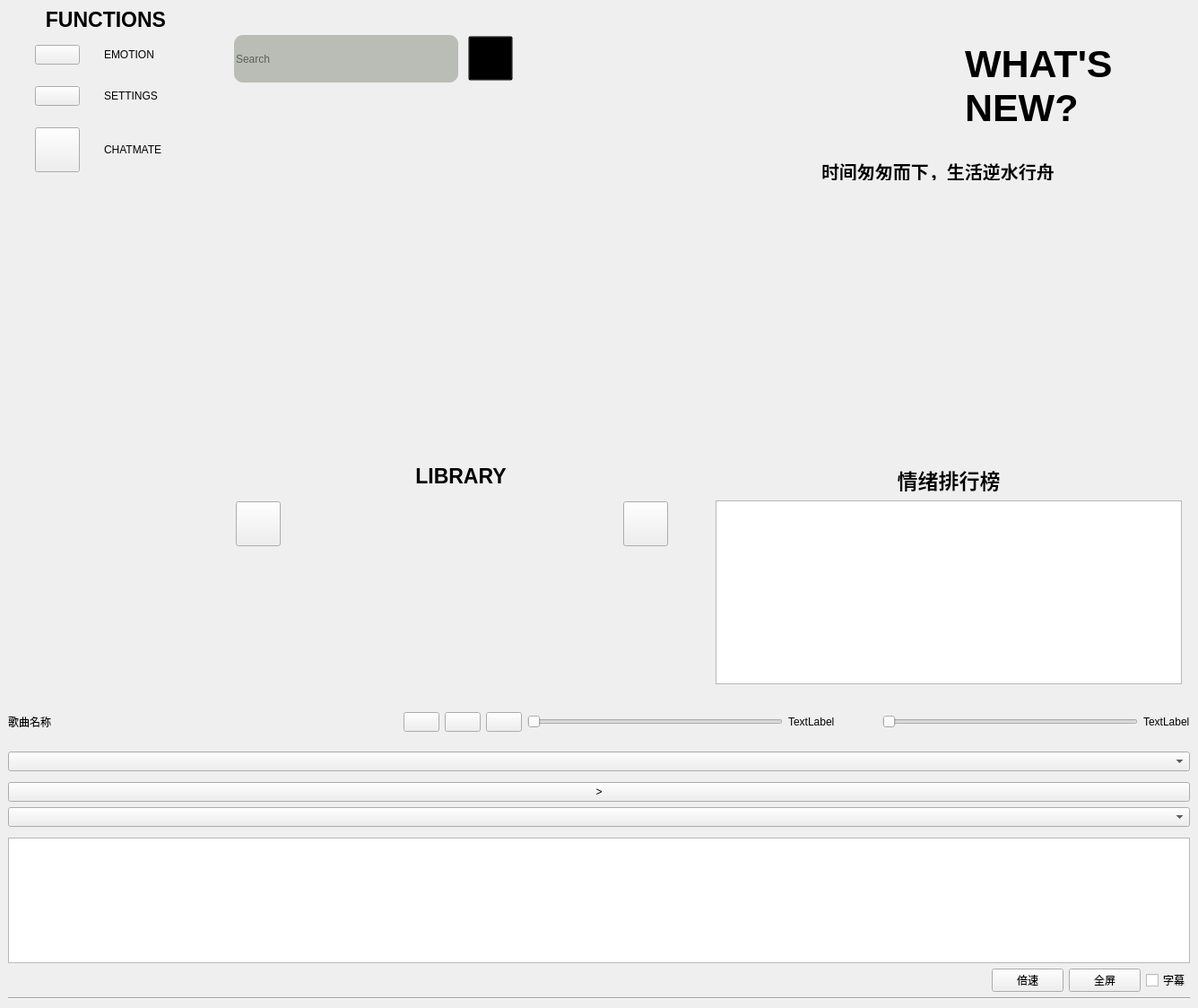
<?xml version="1.0" encoding="UTF-8"?>
<ui version="4.0">
 <class>MainWindow</class>
 <widget class="QMainWindow" name="MainWindow">
  <property name="geometry">
   <rect>
    <x>0</x>
    <y>0</y>
    <width>1336</width>
    <height>1124</height>
   </rect>
  </property>
  <property name="windowTitle">
   <string>MainWindow</string>
  </property>
  <property name="styleSheet">
   <string notr="true"/>
  </property>
  <widget class="QWidget" name="centralwidget">
   <property name="styleSheet">
    <string notr="true">#centralwidget{
border-radius:30px;
}</string>
   </property>
   <layout class="QVBoxLayout" name="verticalLayout_8">
    <property name="spacing">
     <number>0</number>
    </property>
    <property name="leftMargin">
     <number>0</number>
    </property>
    <property name="topMargin">
     <number>0</number>
    </property>
    <property name="rightMargin">
     <number>0</number>
    </property>
    <property name="bottomMargin">
     <number>0</number>
    </property>
    <item>
     <widget class="QWidget" name="mainUpperWidget" native="true">
      <property name="styleSheet">
       <string notr="true">#mainUpperWidget{
border-top-right-radius:30px;
}</string>
      </property>
      <layout class="QHBoxLayout" name="horizontalLayout_8">
       <property name="spacing">
        <number>0</number>
       </property>
       <property name="leftMargin">
        <number>0</number>
       </property>
       <property name="topMargin">
        <number>0</number>
       </property>
       <property name="rightMargin">
        <number>0</number>
       </property>
       <property name="bottomMargin">
        <number>0</number>
       </property>
       <item>
        <widget class="QWidget" name="funcWidget" native="true">
         <layout class="QVBoxLayout" name="verticalLayout">
          <item>
           <widget class="QLabel" name="FuncLabel">
            <property name="font">
             <font>
              <pointsize>17</pointsize>
              <bold>true</bold>
             </font>
            </property>
            <property name="text">
             <string>FUNCTIONS</string>
            </property>
            <property name="alignment">
             <set>Qt::AlignCenter</set>
            </property>
           </widget>
          </item>
          <item>
           <widget class="QWidget" name="emo_Widget" native="true">
            <layout class="QHBoxLayout" name="horizontalLayout">
             <item>
              <widget class="QPushButton" name="btn_emotion">
               <property name="maximumSize">
                <size>
                 <width>50</width>
                 <height>50</height>
                </size>
               </property>
               <property name="styleSheet">
                <string notr="true"/>
               </property>
               <property name="text">
                <string/>
               </property>
               <property name="icon">
                <iconset resource="qic.qrc">
                 <normaloff>:/qic/svg/emotion.svg</normaloff>:/qic/svg/emotion.svg</iconset>
               </property>
               <property name="iconSize">
                <size>
                 <width>50</width>
                 <height>50</height>
                </size>
               </property>
              </widget>
             </item>
             <item>
              <widget class="QLabel" name="emo_Label">
               <property name="maximumSize">
                <size>
                 <width>80</width>
                 <height>16777215</height>
                </size>
               </property>
               <property name="text">
                <string>EMOTION</string>
               </property>
              </widget>
             </item>
            </layout>
           </widget>
          </item>
          <item>
           <widget class="QWidget" name="Setting_Widget" native="true">
            <layout class="QHBoxLayout" name="horizontalLayout_2">
             <item>
              <widget class="QPushButton" name="btn_setting">
               <property name="maximumSize">
                <size>
                 <width>50</width>
                 <height>50</height>
                </size>
               </property>
               <property name="styleSheet">
                <string notr="true"/>
               </property>
               <property name="text">
                <string/>
               </property>
               <property name="icon">
                <iconset resource="qic.qrc">
                 <normaloff>:/qic/images/setting_Light.svg</normaloff>:/qic/images/setting_Light.svg</iconset>
               </property>
               <property name="iconSize">
                <size>
                 <width>50</width>
                 <height>50</height>
                </size>
               </property>
              </widget>
             </item>
             <item>
              <widget class="QLabel" name="setting_Label">
               <property name="maximumSize">
                <size>
                 <width>80</width>
                 <height>16777215</height>
                </size>
               </property>
               <property name="text">
                <string>SETTINGS</string>
               </property>
              </widget>
             </item>
            </layout>
           </widget>
          </item>
          <item>
           <widget class="QWidget" name="chat_Widget" native="true">
            <layout class="QHBoxLayout" name="horizontalLayout_9">
             <item>
              <widget class="QPushButton" name="btn_chat">
               <property name="minimumSize">
                <size>
                 <width>50</width>
                 <height>50</height>
                </size>
               </property>
               <property name="maximumSize">
                <size>
                 <width>50</width>
                 <height>50</height>
                </size>
               </property>
               <property name="styleSheet">
                <string notr="true"/>
               </property>
               <property name="text">
                <string/>
               </property>
               <property name="icon">
                <iconset resource="qic.qrc">
                 <normaloff>:/qic/svg/Smile.svg</normaloff>:/qic/svg/Smile.svg</iconset>
               </property>
               <property name="iconSize">
                <size>
                 <width>50</width>
                 <height>50</height>
                </size>
               </property>
              </widget>
             </item>
             <item>
              <widget class="QLabel" name="chat_Label">
               <property name="maximumSize">
                <size>
                 <width>80</width>
                 <height>16777215</height>
                </size>
               </property>
               <property name="text">
                <string>CHATMATE</string>
               </property>
              </widget>
             </item>
            </layout>
           </widget>
          </item>
          <item>
           <spacer name="verticalSpacer">
            <property name="orientation">
             <enum>Qt::Vertical</enum>
            </property>
            <property name="sizeHint" stdset="0">
             <size>
              <width>20</width>
              <height>40</height>
             </size>
            </property>
           </spacer>
          </item>
         </layout>
        </widget>
       </item>
       <item>
        <widget class="QWidget" name="RU_Widget" native="true">
         <property name="maximumSize">
          <size>
           <width>1100</width>
           <height>1100</height>
          </size>
         </property>
         <property name="styleSheet">
          <string notr="true">#RU_Widget{
border-top-right-radius:30px;
}</string>
         </property>
         <layout class="QVBoxLayout" name="verticalLayout_6">
          <property name="spacing">
           <number>0</number>
          </property>
          <property name="leftMargin">
           <number>0</number>
          </property>
          <property name="topMargin">
           <number>0</number>
          </property>
          <property name="rightMargin">
           <number>0</number>
          </property>
          <property name="bottomMargin">
           <number>0</number>
          </property>
          <item>
           <widget class="QStackedWidget" name="RU_stackedWidget">
            <property name="sizePolicy">
             <sizepolicy hsizetype="Preferred" vsizetype="Expanding">
              <horstretch>0</horstretch>
              <verstretch>0</verstretch>
             </sizepolicy>
            </property>
            <property name="minimumSize">
             <size>
              <width>0</width>
              <height>500</height>
             </size>
            </property>
            <property name="maximumSize">
             <size>
              <width>1100</width>
              <height>500</height>
             </size>
            </property>
            <property name="font">
             <font>
              <bold>false</bold>
             </font>
            </property>
            <property name="styleSheet">
             <string notr="true">#Mainpage{
			background:url(:/qic/images/action-3195378 1.png);
border-top-right-radius:30px;

}</string>
            </property>
            <property name="currentIndex">
             <number>0</number>
            </property>
            <widget class="QWidget" name="Mainpage">
             <widget class="QWidget" name="searchWidget" native="true">
              <property name="geometry">
               <rect>
                <x>20</x>
                <y>30</y>
                <width>321</width>
                <height>71</height>
               </rect>
              </property>
              <layout class="QHBoxLayout" name="horizontalLayout_5">
               <item>
                <widget class="QLineEdit" name="search_box">
                 <property name="minimumSize">
                  <size>
                   <width>200</width>
                   <height>53</height>
                  </size>
                 </property>
                 <property name="maximumSize">
                  <size>
                   <width>250</width>
                   <height>53</height>
                  </size>
                 </property>
                 <property name="whatsThis">
                  <string>&lt;html&gt;&lt;head/&gt;&lt;body&gt;&lt;p&gt;&amp;quot;搜索历史记录&amp;quot;&lt;/p&gt;&lt;/body&gt;&lt;/html&gt;</string>
                 </property>
                 <property name="styleSheet">
                  <string notr="true">#search_box{
		border-radius:10px;
		background-color:rgb(186, 189, 182);
}</string>
                 </property>
                 <property name="placeholderText">
                  <string>Search</string>
                 </property>
                </widget>
               </item>
               <item>
                <widget class="QPushButton" name="search_but">
                 <property name="minimumSize">
                  <size>
                   <width>50</width>
                   <height>44</height>
                  </size>
                 </property>
                 <property name="maximumSize">
                  <size>
                   <width>50</width>
                   <height>50</height>
                  </size>
                 </property>
                 <property name="styleSheet">
                  <string notr="true">#search_but{
background-color:transparent;
}</string>
                 </property>
                 <property name="text">
                  <string/>
                 </property>
                 <property name="icon">
                  <iconset resource="qic.qrc">
                   <normaloff>:/qic/images/search.png</normaloff>:/qic/images/search.png</iconset>
                 </property>
                 <property name="iconSize">
                  <size>
                   <width>50</width>
                   <height>50</height>
                  </size>
                 </property>
                </widget>
               </item>
              </layout>
             </widget>
             <widget class="QLabel" name="CoolTitle">
              <property name="geometry">
               <rect>
                <x>840</x>
                <y>30</y>
                <width>171</width>
                <height>131</height>
               </rect>
              </property>
              <property name="font">
               <font>
                <pointsize>32</pointsize>
                <bold>true</bold>
               </font>
              </property>
              <property name="text">
               <string>WHAT'S NEW?</string>
              </property>
              <property name="wordWrap">
               <bool>true</bool>
              </property>
             </widget>
             <widget class="QLabel" name="label_4">
              <property name="geometry">
               <rect>
                <x>680</x>
                <y>180</y>
                <width>281</width>
                <height>21</height>
               </rect>
              </property>
              <property name="font">
               <font>
                <pointsize>15</pointsize>
                <bold>true</bold>
               </font>
              </property>
              <property name="text">
               <string>时间匆匆而下，生活逆水行舟</string>
              </property>
             </widget>
            </widget>
            <widget class="QWidget" name="Search_resPage">
             <property name="styleSheet">
              <string notr="true">#Search_resPage{
border-top-right-radius:30px;
}</string>
             </property>
             <layout class="QVBoxLayout" name="verticalLayout_3">
              <item>
               <widget class="QWidget" name="researchWidget" native="true">
                <layout class="QHBoxLayout" name="horizontalLayout_6">
                 <item>
                  <widget class="QLineEdit" name="research_box">
                   <property name="minimumSize">
                    <size>
                     <width>250</width>
                     <height>0</height>
                    </size>
                   </property>
                   <property name="maximumSize">
                    <size>
                     <width>250</width>
                     <height>53</height>
                    </size>
                   </property>
                   <property name="whatsThis">
                    <string>&lt;html&gt;&lt;head/&gt;&lt;body&gt;&lt;p&gt;&amp;quot;搜索历史记录&amp;quot;&lt;/p&gt;&lt;/body&gt;&lt;/html&gt;</string>
                   </property>
                   <property name="styleSheet">
                    <string notr="true">#research_box{
		border-radius:10px;
		background-color:rgb(186, 189, 182);
}</string>
                   </property>
                   <property name="placeholderText">
                    <string>Search</string>
                   </property>
                  </widget>
                 </item>
                 <item>
                  <widget class="QPushButton" name="research_but">
                   <property name="minimumSize">
                    <size>
                     <width>50</width>
                     <height>44</height>
                    </size>
                   </property>
                   <property name="maximumSize">
                    <size>
                     <width>50</width>
                     <height>50</height>
                    </size>
                   </property>
                   <property name="styleSheet">
                    <string notr="true">#search_but{
background-color:transparent;
}</string>
                   </property>
                   <property name="text">
                    <string/>
                   </property>
                   <property name="icon">
                    <iconset resource="qic.qrc">
                     <normaloff>:/qic/images/search.png</normaloff>:/qic/images/search.png</iconset>
                   </property>
                   <property name="iconSize">
                    <size>
                     <width>50</width>
                     <height>50</height>
                    </size>
                   </property>
                  </widget>
                 </item>
                 <item>
                  <spacer name="horizontalSpacer">
                   <property name="orientation">
                    <enum>Qt::Horizontal</enum>
                   </property>
                   <property name="sizeHint" stdset="0">
                    <size>
                     <width>40</width>
                     <height>20</height>
                    </size>
                   </property>
                  </spacer>
                 </item>
                </layout>
               </widget>
              </item>
              <item>
               <widget class="QLabel" name="label_3">
                <property name="font">
                 <font>
                  <pointsize>15</pointsize>
                 </font>
                </property>
                <property name="text">
                 <string>搜索结果</string>
                </property>
               </widget>
              </item>
              <item>
               <widget class="QListWidget" name="listWidget">
                <property name="styleSheet">
                 <string notr="true">background: transparent
</string>
                </property>
               </widget>
              </item>
             </layout>
            </widget>
           </widget>
          </item>
          <item>
           <widget class="QWidget" name="widget_3" native="true">
            <layout class="QHBoxLayout" name="horizontalLayout_7">
             <item>
              <widget class="QWidget" name="right_widget" native="true">
               <property name="autoFillBackground">
                <bool>false</bool>
               </property>
               <property name="styleSheet">
                <string notr="true"/>
               </property>
               <layout class="QVBoxLayout" name="verticalLayout_4">
                <item>
                 <widget class="QLabel" name="LIBRARY_label">
                  <property name="font">
                   <font>
                    <pointsize>17</pointsize>
                    <bold>true</bold>
                   </font>
                  </property>
                  <property name="text">
                   <string>LIBRARY</string>
                  </property>
                  <property name="alignment">
                   <set>Qt::AlignCenter</set>
                  </property>
                 </widget>
                </item>
                <item>
                 <widget class="QWidget" name="widget" native="true">
                  <layout class="QHBoxLayout" name="horizontalLayout_11">
                   <item>
                    <layout class="QHBoxLayout" name="horizontalLayout_10">
                     <item>
                      <widget class="QPushButton" name="btn_open_folder">
                       <property name="minimumSize">
                        <size>
                         <width>50</width>
                         <height>50</height>
                        </size>
                       </property>
                       <property name="styleSheet">
                        <string notr="true"/>
                       </property>
                       <property name="text">
                        <string/>
                       </property>
                       <property name="icon">
                        <iconset>
                         <normaloff>:/qic/images/上传文件.png</normaloff>:/qic/images/上传文件.png</iconset>
                       </property>
                      </widget>
                     </item>
                     <item>
                      <spacer name="horizontalSpacer_3">
                       <property name="orientation">
                        <enum>Qt::Horizontal</enum>
                       </property>
                       <property name="sizeHint" stdset="0">
                        <size>
                         <width>40</width>
                         <height>20</height>
                        </size>
                       </property>
                      </spacer>
                     </item>
                    </layout>
                   </item>
                   <item>
                    <widget class="QPushButton" name="pushButton">
                     <property name="minimumSize">
                      <size>
                       <width>50</width>
                       <height>50</height>
                      </size>
                     </property>
                     <property name="text">
                      <string/>
                     </property>
                     <property name="icon">
                      <iconset>
                       <normaloff>:/qic/images/清空列表.png</normaloff>:/qic/images/清空列表.png</iconset>
                     </property>
                    </widget>
                   </item>
                   <item>
                    <spacer name="verticalSpacer_2">
                     <property name="orientation">
                      <enum>Qt::Vertical</enum>
                     </property>
                     <property name="sizeHint" stdset="0">
                      <size>
                       <width>20</width>
                       <height>23</height>
                      </size>
                     </property>
                    </spacer>
                   </item>
                  </layout>
                 </widget>
                </item>
                <item>
                 <widget class="QListWidget" name="listWidget_2">
                  <property name="styleSheet">
                   <string notr="true">background: transparent
</string>
                  </property>
                 </widget>
                </item>
               </layout>
              </widget>
             </item>
             <item>
              <widget class="QWidget" name="widget_2" native="true">
               <layout class="QVBoxLayout" name="verticalLayout_7">
                <item>
                 <widget class="QLabel" name="EMO_label">
                  <property name="font">
                   <font>
                    <pointsize>17</pointsize>
                    <bold>true</bold>
                   </font>
                  </property>
                  <property name="text">
                   <string>情绪排行榜</string>
                  </property>
                  <property name="alignment">
                   <set>Qt::AlignCenter</set>
                  </property>
                 </widget>
                </item>
                <item>
                 <widget class="QListWidget" name="emo_listwidget"/>
                </item>
               </layout>
              </widget>
             </item>
            </layout>
           </widget>
          </item>
         </layout>
        </widget>
       </item>
      </layout>
     </widget>
    </item>
    <item>
     <widget class="QWidget" name="cntWidget" native="true">
      <layout class="QHBoxLayout" name="horizontalLayout_4">
       <item>
        <widget class="QLabel" name="label_title">
         <property name="styleSheet">
          <string notr="true">min-width:150px;
max-width:200px;</string>
         </property>
         <property name="text">
          <string>歌曲名称</string>
         </property>
        </widget>
       </item>
       <item>
        <spacer name="horizontalSpacer_2">
         <property name="orientation">
          <enum>Qt::Horizontal</enum>
         </property>
         <property name="sizeHint" stdset="0">
          <size>
           <width>40</width>
           <height>20</height>
          </size>
         </property>
        </spacer>
       </item>
       <item>
        <widget class="QPushButton" name="btn_prev">
         <property name="styleSheet">
          <string notr="true"/>
         </property>
         <property name="text">
          <string/>
         </property>
         <property name="icon">
          <iconset resource="qic.qrc">
           <normaloff>:/qic/svg/prev.svg</normaloff>:/qic/svg/prev.svg</iconset>
         </property>
         <property name="iconSize">
          <size>
           <width>20</width>
           <height>20</height>
          </size>
         </property>
        </widget>
       </item>
       <item>
        <widget class="QPushButton" name="btn_pause_keep">
         <property name="styleSheet">
          <string notr="true"/>
         </property>
         <property name="text">
          <string/>
         </property>
         <property name="icon">
          <iconset resource="qic.qrc">
           <normaloff>:/qic/svg/pause.svg</normaloff>:/qic/svg/pause.svg</iconset>
         </property>
         <property name="iconSize">
          <size>
           <width>20</width>
           <height>20</height>
          </size>
         </property>
        </widget>
       </item>
       <item>
        <widget class="QPushButton" name="btn_next">
         <property name="styleSheet">
          <string notr="true"/>
         </property>
         <property name="text">
          <string/>
         </property>
         <property name="icon">
          <iconset resource="qic.qrc">
           <normaloff>:/qic/svg/next.svg</normaloff>:/qic/svg/next.svg</iconset>
         </property>
         <property name="iconSize">
          <size>
           <width>20</width>
           <height>20</height>
          </size>
         </property>
         <property name="autoDefault">
          <bool>false</bool>
         </property>
        </widget>
       </item>
       <item>
        <widget class="QSlider" name="horizontalSlider_2">
         <property name="maximum">
          <number>100</number>
         </property>
         <property name="orientation">
          <enum>Qt::Horizontal</enum>
         </property>
        </widget>
       </item>
       <item>
        <widget class="QLabel" name="label_progress">
         <property name="minimumSize">
          <size>
           <width>63</width>
           <height>0</height>
          </size>
         </property>
         <property name="text">
          <string>TextLabel</string>
         </property>
        </widget>
       </item>
       <item>
        <widget class="QLabel" name="label">
         <property name="minimumSize">
          <size>
           <width>30</width>
           <height>30</height>
          </size>
         </property>
         <property name="styleSheet">
          <string notr="true">border-image: url(:/qic/svg/voice_open.svg);</string>
         </property>
         <property name="text">
          <string/>
         </property>
        </widget>
       </item>
       <item>
        <widget class="QSlider" name="horizontalSlider">
         <property name="minimumSize">
          <size>
           <width>100</width>
           <height>0</height>
          </size>
         </property>
         <property name="maximum">
          <number>100</number>
         </property>
         <property name="orientation">
          <enum>Qt::Horizontal</enum>
         </property>
        </widget>
       </item>
       <item>
        <widget class="QLabel" name="label_2">
         <property name="text">
          <string>TextLabel</string>
         </property>
        </widget>
       </item>
      </layout>
     </widget>
    </item>
    <item>
     <widget class="QWidget" name="unused" native="true">
      <layout class="QVBoxLayout" name="verticalLayout_5">
       <item>
        <widget class="QComboBox" name="comboBox_theme">
         <property name="autoFillBackground">
          <bool>false</bool>
         </property>
         <property name="styleSheet">
          <string notr="true">/*按钮普通态*/
QPushButton
{
    /*字体为微软雅黑*/
    font-family:Microsoft Yahei;
    /*字体大小为20点*/
    font-size:20pt;
    /*字体颜色为白色*/    
    color:white;
    /*背景颜色*/  
    background-color:rgb(14 , 150 , 254);
    /*边框圆角半径为8像素*/ 
    border-radius:8px;
}
 
/*按钮停留态*/
QPushButton:hover
{
    /*背景颜色*/  
    background-color:rgb(44 , 137 , 255);
}
 
/*按钮按下态*/
QPushButton:pressed
{
    /*背景颜色*/  
    background-color:rgb(14 , 135 , 228);
    /*左内边距为3像素，让按下时字向右移动3像素*/  
    padding-left:3px;
    /*上内边距为3像素，让按下时字向下移动3像素*/  
    padding-top:3px;
}/*按钮普通态*/
QPushButton
{
    /*字体为微软雅黑*/
    font-family:Microsoft Yahei;
    /*字体大小为20点*/
    font-size:20pt;
    /*字体颜色为白色*/    
    color:white;
    /*背景颜色*/  
    background-color:rgb(14 , 150 , 254);
    /*边框圆角半径为8像素*/ 
    border-radius:8px;
}
 
/*按钮停留态*/
QPushButton:hover
{
    /*背景颜色*/  
    background-color:rgb(44 , 137 , 255);
}
 
/*按钮按下态*/
QPushButton:pressed
{
    /*背景颜色*/  
    background-color:rgb(14 , 135 , 228);
    /*左内边距为3像素，让按下时字向右移动3像素*/  
    padding-left:3px;
    /*上内边距为3像素，让按下时字向下移动3像素*/  
    padding-top:3px;
}</string>
         </property>
         <property name="editable">
          <bool>false</bool>
         </property>
         <property name="insertPolicy">
          <enum>QComboBox::NoInsert</enum>
         </property>
         <property name="iconSize">
          <size>
           <width>50</width>
           <height>50</height>
          </size>
         </property>
        </widget>
       </item>
       <item>
        <widget class="QWidget" name="VideoWidget" native="true">
         <property name="sizePolicy">
          <sizepolicy hsizetype="Expanding" vsizetype="Expanding">
           <horstretch>0</horstretch>
           <verstretch>0</verstretch>
          </sizepolicy>
         </property>
         <property name="styleSheet">
          <string notr="true"/>
         </property>
        </widget>
       </item>
       <item>
        <widget class="QPushButton" name="btn_shrink_expand">
         <property name="styleSheet">
          <string notr="true"/>
         </property>
         <property name="text">
          <string>&gt;</string>
         </property>
        </widget>
       </item>
       <item>
        <widget class="QComboBox" name="comboBox_playMode">
         <property name="styleSheet">
          <string notr="true">/*按钮普通态*/
QPushButton
{
    /*字体为微软雅黑*/
    font-family:Microsoft Yahei;
    /*字体大小为20点*/
    font-size:20pt;
    /*字体颜色为白色*/    
    color:white;
    /*背景颜色*/  
    background-color:rgb(14 , 150 , 254);
    /*边框圆角半径为8像素*/ 
    border-radius:8px;
}
 
/*按钮停留态*/
QPushButton:hover
{
    /*背景颜色*/  
    background-color:rgb(44 , 137 , 255);
}
 
/*按钮按下态*/
QPushButton:pressed
{
    /*背景颜色*/  
    background-color:rgb(14 , 135 , 228);
    /*左内边距为3像素，让按下时字向右移动3像素*/  
    padding-left:3px;
    /*上内边距为3像素，让按下时字向下移动3像素*/  
    padding-top:3px;
}</string>
         </property>
        </widget>
       </item>
       <item>
        <layout class="QVBoxLayout" name="verticalLayout_2">
         <item>
          <widget class="Line" name="line_3">
           <property name="orientation">
            <enum>Qt::Vertical</enum>
           </property>
          </widget>
         </item>
         <item>
          <widget class="QTextEdit" name="textEdit_subtitles"/>
         </item>
         <item>
          <layout class="QHBoxLayout" name="horizontalLayout_3">
           <item>
            <spacer name="horizontalSpacer_4">
             <property name="orientation">
              <enum>Qt::Horizontal</enum>
             </property>
             <property name="sizeHint" stdset="0">
              <size>
               <width>40</width>
               <height>20</height>
              </size>
             </property>
            </spacer>
           </item>
           <item>
            <widget class="QPushButton" name="btn_speed">
             <property name="styleSheet">
              <string notr="true"/>
             </property>
             <property name="text">
              <string>倍速</string>
             </property>
            </widget>
           </item>
           <item>
            <widget class="QPushButton" name="fullscreen_btn">
             <property name="maximumSize">
              <size>
               <width>16777211</width>
               <height>16777215</height>
              </size>
             </property>
             <property name="text">
              <string>全屏</string>
             </property>
            </widget>
           </item>
           <item>
            <widget class="QCheckBox" name="btn_voice_to_text">
             <property name="text">
              <string>字幕</string>
             </property>
            </widget>
           </item>
          </layout>
         </item>
         <item>
          <widget class="Line" name="line">
           <property name="orientation">
            <enum>Qt::Horizontal</enum>
           </property>
          </widget>
         </item>
        </layout>
       </item>
      </layout>
     </widget>
    </item>
   </layout>
  </widget>
 </widget>
 <resources>
  <include location="qic.qrc"/>
 </resources>
 <connections/>
</ui>
